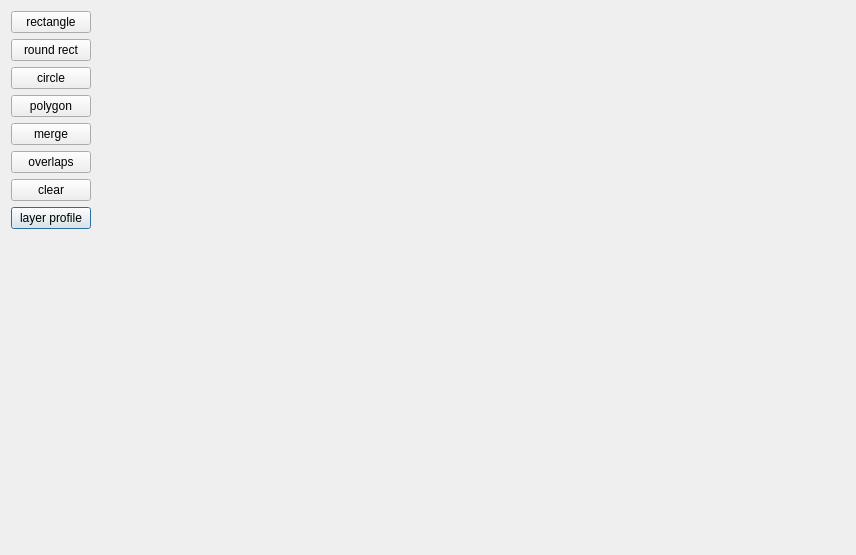
<?xml version="1.0" encoding="UTF-8"?>
<ui version="4.0">
 <class>QtLabDlg</class>
 <widget class="QDialog" name="QtLabDlg">
  <property name="geometry">
   <rect>
    <x>0</x>
    <y>0</y>
    <width>856</width>
    <height>555</height>
   </rect>
  </property>
  <property name="windowTitle">
   <string>Qt Laboratory</string>
  </property>
  <layout class="QHBoxLayout" name="horizontalLayout" stretch="1,11">
   <item>
    <layout class="QVBoxLayout" name="verticalLayout">
     <item>
      <widget class="QPushButton" name="rectBtn">
       <property name="text">
        <string>rectangle</string>
       </property>
       <property name="autoDefault">
        <bool>false</bool>
       </property>
      </widget>
     </item>
     <item>
      <widget class="QPushButton" name="roundRectBtn">
       <property name="text">
        <string>round rect</string>
       </property>
       <property name="autoDefault">
        <bool>false</bool>
       </property>
      </widget>
     </item>
     <item>
      <widget class="QPushButton" name="circleBtn">
       <property name="text">
        <string>circle</string>
       </property>
       <property name="autoDefault">
        <bool>false</bool>
       </property>
      </widget>
     </item>
     <item>
      <widget class="QPushButton" name="polygonBtn">
       <property name="text">
        <string>polygon</string>
       </property>
       <property name="autoDefault">
        <bool>false</bool>
       </property>
      </widget>
     </item>
     <item>
      <widget class="QPushButton" name="mergeBtn">
       <property name="text">
        <string>merge</string>
       </property>
       <property name="autoDefault">
        <bool>false</bool>
       </property>
      </widget>
     </item>
     <item>
      <widget class="QPushButton" name="overlapsBtn">
       <property name="text">
        <string>overlaps</string>
       </property>
       <property name="autoDefault">
        <bool>false</bool>
       </property>
      </widget>
     </item>
     <item>
      <widget class="QPushButton" name="clearBtn">
       <property name="text">
        <string>clear</string>
       </property>
       <property name="autoDefault">
        <bool>false</bool>
       </property>
      </widget>
     </item>
     <item>
      <widget class="QPushButton" name="layerProfileBtn">
       <property name="text">
        <string>layer profile</string>
       </property>
      </widget>
     </item>
     <item>
      <spacer name="verticalSpacer">
       <property name="orientation">
        <enum>Qt::Vertical</enum>
       </property>
       <property name="sizeHint" stdset="0">
        <size>
         <width>20</width>
         <height>40</height>
        </size>
       </property>
      </spacer>
     </item>
    </layout>
   </item>
   <item>
    <widget class="QWidget" name="mainWgt" native="true"/>
   </item>
  </layout>
 </widget>
 <resources/>
 <connections/>
</ui>
